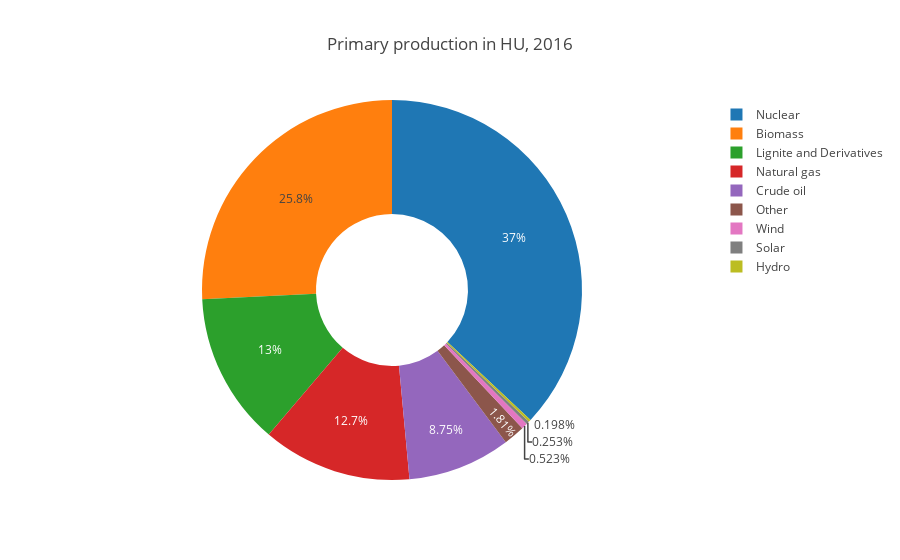

Source (notebook cell):
### Code cell
# plot = go.Pie(
#     values = pie_data['total'],
#     labels = pie_data['cn'],
#     name = 'AL'
# )

fig = {
    "data": [{
            'labels': pie_data['cn'],
            'values': pie_data['total'],
            'type': 'pie',
            'hoverinfo':'label+percent',
            'hole': .4
        }],
    'layout': {'title': 'Primary production in {}, {}'.format(country, year)}
}

iplot(fig, show_link=False)

### Figure 1 — Plotly figure (JSON) as saved in the notebook; plotly's stock layout.template omitted (floating-point values rounded to 4 significant figures)
{"data": [{"hole": 0.4, "hoverinfo": "label+percent", "labels": ["Other", "Lignite and Derivatives", "Other", "Other", "Crude oil", "Natural gas", "Nuclear", "Hydro", "Wind", "Solar", "Biomass", "Other", "Other"], "type": "pie", "values": [0, 1462.0, 0, 0, 984.7, 1429.0, 4161.0, 22.3, 58.8, 28.5, 2899.0, 119.9, 83.8]}], "layout": {"title": "Primary production in HU, 2016"}}
